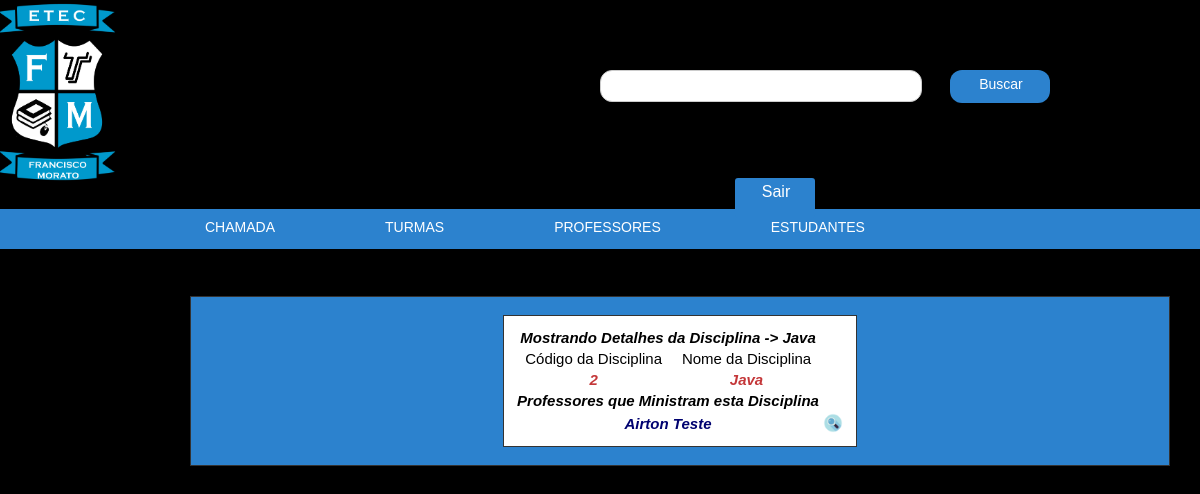
Screenshot of /admin/professores.php?pg=disciplina&op=visualizar&disc=2 with the database file from the repository.
### tables this page shows
CREATE TABLE `disciplina` (
  `id_disciplina` tinyint(3) unsigned NOT NULL AUTO_INCREMENT,
  `nome_disciplina` varchar(30) NOT NULL,
  PRIMARY KEY (`id_disciplina`)
);

CREATE TABLE `disciplina_ministrada` (
  `id_disciplina_ministrada` mediumint(8) unsigned NOT NULL AUTO_INCREMENT,
  `id_professor` smallint(5) unsigned DEFAULT NULL,
  `id_disciplina` tinyint(3) unsigned DEFAULT NULL,
  PRIMARY KEY (`id_disciplina_ministrada`),
  KEY `FK_professor_disciplina_ministrada` (`id_professor`),
  KEY `FK_disciplina_disciplina_ministrada` (`id_disciplina`),
  CONSTRAINT `FK_disciplina_disciplina_ministrada` FOREIGN KEY (`id_disciplina`) REFERENCES `disciplina` (`id_disciplina`),
  CONSTRAINT `FK_professor_disciplina_ministrada` FOREIGN KEY (`id_professor`) REFERENCES `professor` (`id_professor`)
);

CREATE TABLE `professor` (
  `id_professor` smallint(5) unsigned NOT NULL AUTO_INCREMENT,
  `data_nascimento_professor` date NOT NULL,
  `nome_professor` varchar(120) NOT NULL,
  `sexo_professor` enum('MASCULINO','FEMININO','OUTRO') NOT NULL,
  `cpf` char(11) DEFAULT NULL,
  `rg_professor` varchar(14) DEFAULT NULL,
  `logradouro_professor` varchar(100) NOT NULL,
  `bairro_professor` varchar(60) NOT NULL,
  `cidade_professor` varchar(60) NOT NULL,
  `complemento_professor` varchar(100) DEFAULT NULL,
  `cep_professor` char(8) DEFAULT NULL,
  `telefone_professor` char(10) DEFAULT NULL,
  `celular_professor` char(11) DEFAULT NULL,
  `email` varchar(120) DEFAULT NULL,
  `formacao` varchar(120) NOT NULL,
  PRIMARY KEY (`id_professor`),
  UNIQUE KEY `cpf` (`cpf`),
  UNIQUE KEY `email` (`email`),
  KEY `idx_professor_nome` (`nome_professor`)
);

### admin/professores.php (the view, shortened to what this page needs)
<!DOCTYPE html PUBLIC "-//W3C//DTD XHTML 1.0 Transitional//EN" "http://www.w3.org/TR/xhtml1/DTD/xhtml1-transitional.dtd">
<html xmlns="http://www.w3.org/1999/xhtml">
<head>
	<link href="css/cursos_e_disciplinas.css" rel="stylesheet" type="text/css" />
</head>
<body>
	<?php require "topo.php"; ?>
	<div id="caixa_preta">
	</div>
	<div id="caixa_preta">
	</div>
	<?php if(@$_GET['pg'] == 'disciplina'){ ?>
		<div id="box_curso">
			<?php if(@$_GET['op'] == 'visualizar'){
				$cod_disc = $_GET['disc'];
				$seleciona_disc = "SELECT * FROM disciplina WHERE id_disciplina = '$cod_disc'";
				$retorna_nome = mysqli_query($conexao, $seleciona_disc)or die(mysqli_error($conexao));
				$valor_disc = mysqli_fetch_assoc($retorna_nome);
				$nome_disc = $valor_disc['nome_disciplina']; ?>
				<br/>
				<table border="0">
					<tr>
						<td colspan="2"><center><strong><i>Mostrando Detalhes da Disciplina -> <?php echo $nome_disc; ?></i></strong></center></td>
					</tr>
					<tr>
						<td><center>Código da Disciplina</center></td>
						<td><center>Nome da Disciplina</center></td>
					</tr>
					<tr>
						<td style="color: #C43739"><center><i><strong><?php echo $cod_disc;?></strong></i></center></td>
						<td style="color: #C43739"><center><i><strong><?php echo $nome_disc; ?></strong></i></center></td>
					</tr>
					<tr>
						<td colspan="2"><center><strong><i>Professores que Ministram esta Disciplina</i></strong></center></td>
					</tr>
					<?php $disc_dis = "SELECT * FROM disciplina_ministrada dm INNER JOIN disciplina d on d.id_disciplina = dm.id_disciplina INNER JOIN professor p ON dm.id_professor = p.id_professor WHERE d.id_disciplina= '$cod_disc'";
					$sql_disc = mysqli_query($conexao, $disc_dis)or die(mysqli_error($conexao));
					if(mysqli_num_rows($sql_disc)){
						while($prof_nomes = mysqli_fetch_assoc($sql_disc)){?>
							<tr>
								<td style="color: #000270" colspan="2"><center><i><strong><?php echo $prof_nomes['nome_professor'];?></strong></i></center></td>
								<td><center><a href="professores.php?pg=professor&amp;op=visualizar&professor=<?php echo $prof_nomes['id_professor']; ?>"><img src="img/lupa_turma.png" title="Ver" width="20px" height="20px"></a></center></td>
							</tr>
						<?php }
					}else{	?>
						<tr>
						<td colspan='2' style="color: #C01B1E"><center><strong><i>Ainda não há professores ministrando está disciplina</i></strong></center></td>
						</tr>
					<?php } ?>
					</table>
				<br/>
			<?php die;} ?>
		<?php die;} ?>

### admin/css/cursos_e_disciplinas.css (style rules this page uses)
#caixa_preta { background:#000; width:980px; margin:18px auto; height:15px; }
#box_curso { width:978px; background:#2C82CE; height:auto; float:left; text-align:left; margin:-20px 0 20px 190px; border:1px solid #333; }
#box_curso table { border:1px solid #333; padding:10px; background:#FFF; margin:0 0 10px 0; margin:auto; font:15px Arial, Helvetica, sans-serif; text-align:left; }

### admin/css/topo.css (style rules this page uses)
body { padding:0; margin:0; }

### rows the page displays
disciplina: nome_disciplina "Java"
disciplina_ministrada: id_professor.nome_professor "Airton Teste"

### other values shown
$cod_disc "2"
